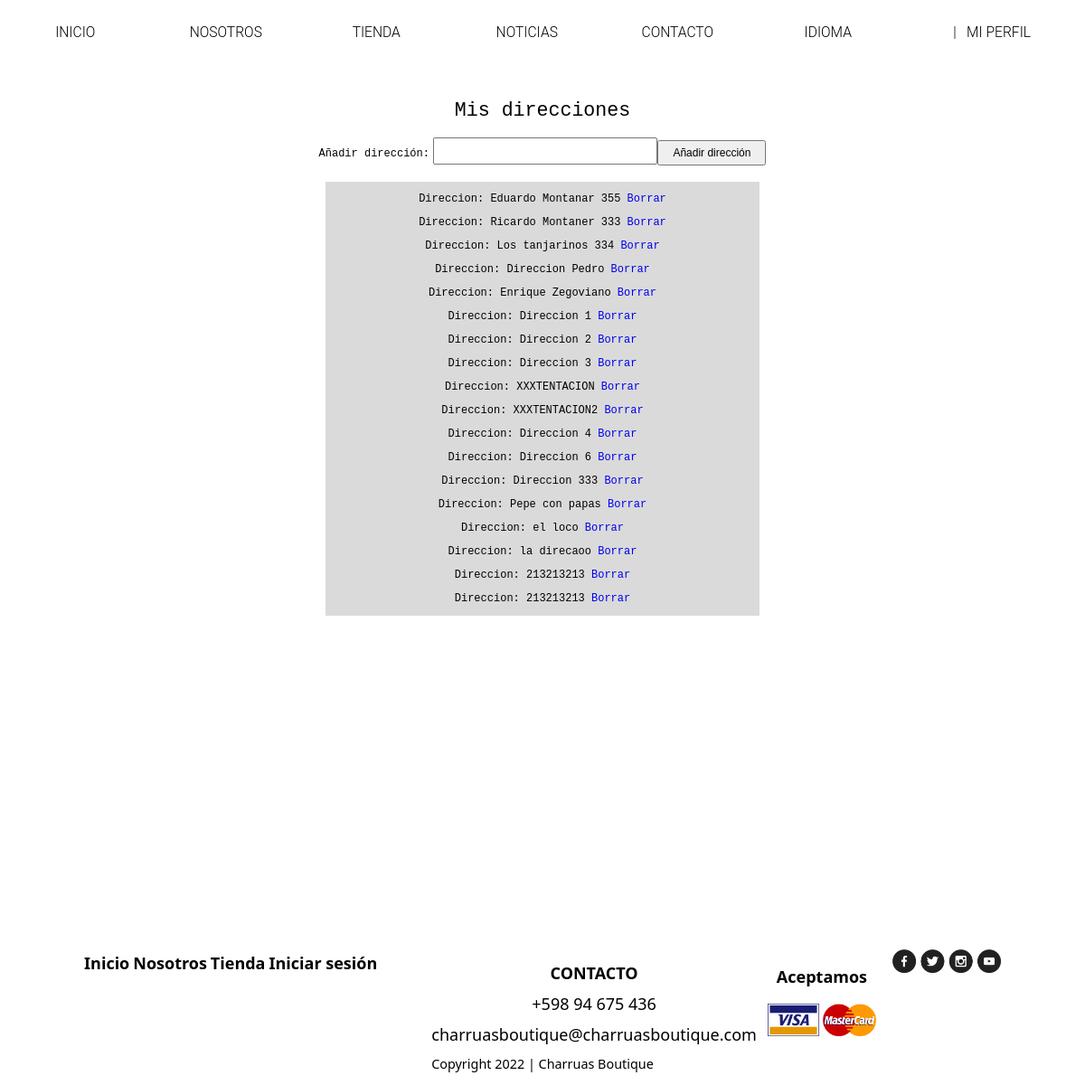
The page /direcciones?uid=12 (signed in) on the database its author committed.
### tables this page shows
CREATE TABLE `USUARIOS_Direcciones` (
  `duid` int(11) NOT NULL,
  `uid` int(11) NOT NULL,
  `direccion` varchar(80) NOT NULL
);

### libs/view.php (called while the page is built, shortened)
<?php
class View
{
    public function render($nombre)
    {
        require 'views/' . $nombre . '.php';
    }
}

### controllers/Direcciones_Controller.php (called while the page is built, shortened)
<?php
class Direcciones_Controller extends controller
{
    public function render()
    {
        $this->view->render('login/direcciones');
    }
}

### index.php (called while the page is built, shortened)
<?php
require 'libs/view.php';
$app = new App();

### traduccion/Translate.php (called while the page is built, shortened)
<?php
class Translate
{
    protected static $conf;
    public static function init($locale = null, $path = null)
    {
        self::$conf = new \stdClass;
    }
    private static function setLocale($locale = null)
    {
        isset($locale)
        ? self::$conf->locale = $locale
        : self::$conf->locale = null;
    }
    private static function setDictionary($path = null)
    {
        isset($path)
        ? self::$conf->dictionary = include $path
        : self::$conf->dictionary = null;
    }
    public static function __($phrase)
    {
        if (isset(self::$conf->locale) && isset(self::$conf->dictionary)) {
            return self::$conf->dictionary[$phrase];
        } else {
            return $phrase;
        }
    }
}

### views/login/direcciones.php (the view, shortened to what this page needs)
<?php
require_once 'traduccion/Translate.php';
$existe = False;
require 'libs/connect.php';
if (isset($_SESSION['uid'])) {
    $records = $conn->prepare('SELECT * FROM USUARIOS WHERE uid = :id');
    $records->bindParam(':id', $_SESSION['uid']);
    $records->execute();
    $results = $records->fetch(PDO::FETCH_ASSOC);
    $records = $conn->prepare('SELECT * FROM USUARIOS_Direcciones WHERE uid = :id');
    $records->bindParam(':id', $_SESSION['uid']);
    $records->execute();
    $results = $records->fetchAll(PDO::FETCH_ASSOC);
    $direcciones = null;
    if (count($results) > 0) {
        $direcciones = $results;
        $existe = True;
    }
} else {
    Header('Location: login');
}
?>
<!DOCTYPE html>
<html lang="en">
<head>
    <link rel="stylesheet" href="public/css/login/direcciones.css">
    <link rel="stylesheet" href="public/css/index/headerblack.css">
    <link rel="stylesheet" href="public/css/index/footer.css">
</head>
<body>
<?php
if (($_GET['uid']) == ($_SESSION['uid'])): ?>
  <?php include "views/index/header.php";?>
  <h1 id="title"><?=Translate::__('misdirecciones');?></h1>
  <form action="" method="post" enctype="multipart/form-data" name="form2" id="form2">
  <p>
    <label for="textfield2" class="campo">
    <?=Translate::__('anadirdireccion');?>:</label><br>
      <input type="text" name="direccion" id="textfield" /><input type="submit" name="añadir" value="<?=Translate::__('anadirdireccion');?>" />
    </p>
</form>
    <?php
    if ($existe == true) {
      ?>
    <section id="direcciones"> <?php
    foreach($direcciones as $row){ ?>
        <p><?=Translate::__('direccion');?>: <?php echo $row['direccion'] ?><a href="direcciones?uid=<?php echo $_SESSION['uid'] ?>&borrar=<?php echo $row['duid']; ?>" onclick="return Confirmar (this.form)">&nbsp<?=Translate::__('borrar');?></a>
    <?php }
    ?> </section> <?php }
    ?>
  <?php else: ?>
  <?php header('Location: ../ecommerce');?>
  <?php endif;?>
  <?php include "views/index/footer.php";?>
</body>
</html>

### public/css/login/direcciones.css (style rules this page uses)
body { box-sizing: border-box; margin: 0; position: relative; padding-bottom: 3em; min-height: 150vh; }
#title { font-family: monospace; font-weight: 300; text-align: center; font-size: 1.8vw; }
form { text-align: center; }
form p { font-size: 1.5vw; }
form input[type="text"] { width: 20vw; height: 3vh; font-size: 1.5vw; }
form input[type="submit"] { width: 10vw; height: 3.5vh; font-size: 1vw; }
form label { font-family: monospace; font-weight: 300; text-align: center; font-size: 1vw; }
#direcciones { margin: 0 auto; overflow-y: scroll; height: 60vh; width: 40%; background-color: #dadada; }
#direcciones p { text-align: center; font-size: 1vw; font-family: monospace; font-weight: 300; }
#direcciones p a { text-decoration: none; }

### rows shown on the page
usuarios_direcciones: direccion "Eduardo Montanar 355"
usuarios_direcciones: direccion "Ricardo Montaner 333"
usuarios_direcciones: direccion "Los tanjarinos 334"
usuarios_direcciones: direccion "Direccion Pedro"
usuarios_direcciones: direccion "Enrique Zegoviano"
usuarios_direcciones: direccion "Direccion 1"
usuarios_direcciones: direccion "Direccion 2"
usuarios_direcciones: direccion "Direccion 3"
usuarios_direcciones: direccion "XXXTENTACION"
usuarios_direcciones: direccion "XXXTENTACION2"
usuarios_direcciones: direccion "Direccion 4"
usuarios_direcciones: direccion "Direccion 6"
usuarios_direcciones: direccion "Direccion 333"
usuarios_direcciones: direccion "Pepe con papas"
usuarios_direcciones: direccion "el loco"
usuarios_direcciones: direccion "la direcaoo"
usuarios_direcciones: direccion "213213213"
usuarios_direcciones: direccion "213213213"

### other values the page prints
Translate::__('inicio') "INICIO"
Translate::__('nosotros') "NOSOTROS"
Translate::__('tienda') "TIENDA"
Translate::__('noticias') "NOTICIAS"
Translate::__('contacto') "CONTACTO"
Translate::__('idioma') "IDIOMA"
Translate::__('miperfil') "MI PERFIL"
Translate::__('misdirecciones') "Mis direcciones"
Translate::__('anadirdireccion') "Añadir dirección"
Translate::__('inicio') "Inicio"
Translate::__('nosotros') "Nosotros"
Translate::__('tienda') "Tienda"
Translate::__('login') "Iniciar sesión"
Translate::__('aceptamos') "Aceptamos"
